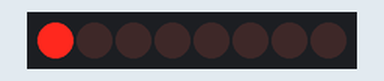
Simulated run of this program. Board: Raspberry Pi (BCM pin numbers). Shown: 8 shift-register outputs drawn as a row of LEDs (first output left, lit = HIGH). What the program prints to the terminal is not drawn. At 4.0 s the program stops and its outputs stay as they are.

Above: at 0.8 s.
At 1.2 s:
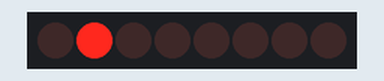
At 1.6 s:
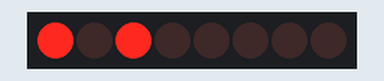
At 2.0 s:
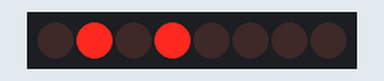
At 2.4 s:
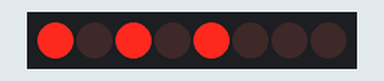
At 3.9 s:
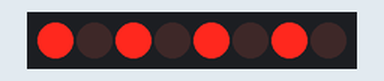
Timing chart, 0 to 5.4 s (numbered marks = the images above):
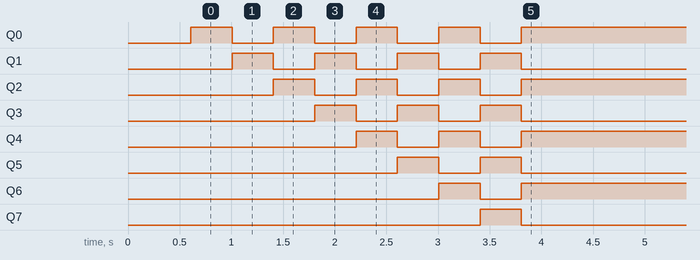

Measured:
- by itself, Q0: alternates HIGH for 0.40 s and LOW for 0.40 s, 9 changes in all, then stays HIGH
- by itself, Q1: alternates HIGH for 0.40 s and LOW for 0.40 s, 8 changes in all, then stays LOW
- by itself, Q2: alternates HIGH for 0.40 s and LOW for 0.40 s, 7 changes in all, then stays HIGH
- by itself, Q3: alternates HIGH for 0.40 s and LOW for 0.40 s, 6 changes in all, then stays LOW
- by itself, Q4: alternates HIGH for 0.40 s and LOW for 0.40 s, 5 changes in all, then stays HIGH
- by itself, Q5: alternates HIGH for 0.40 s and LOW for 0.40 s, 4 changes in all, then stays LOW
- by itself, Q6: LOW → HIGH at 3.0 s, → LOW 0.40 s later, → HIGH 0.40 s later
- by itself, Q7: LOW → HIGH at 3.4 s, → LOW 0.40 s later

The program:

gpio_preflight.py
```python
#!/usr/bin/env python3
"""Direct lgpio preflight test for Raspberry Pi GPIO pins 19/23/24.
Run from the Pi venv used for the server:
    source .venv/bin/activate
    python3 gpio_preflight.py
"""
import os, sys, time
try:
    import lgpio
except Exception as e:
    print("[FAIL] Python cannot import lgpio in this environment.")
    print("       Error:", repr(e))
    print("       Fix:")
    print("       sudo apt remove -y python3-rpi.gpio python3-rpi-lgpio")
    print("       sudo apt install -y python3-lgpio")
    print("       rm -rf .venv")
    print("       python3 -m venv .venv --system-site-packages")
    print("       source .venv/bin/activate")
    sys.exit(1)

DATA, CLOCK, LATCH = 10, 11, 8
chip_req = int(os.environ.get("RIS_GPIOCHIP", "0"))
print("[OK] lgpio imported:", lgpio)
print("[INFO] Testing BCM pins DATA=10(pin19), CLOCK=11(pin23), LATCH=8(pin24)")
print("[INFO] Requested gpiochip:", chip_req)

last = None
for chipnum in [chip_req] + [i for i in range(0, 6) if i != chip_req]:
    h = None
    try:
        h = lgpio.gpiochip_open(chipnum)
        for p in (DATA, CLOCK, LATCH):
            lgpio.gpio_claim_output(h, p, 0)
        print(f"[OK] Claimed GPIO pins on /dev/gpiochip{chipnum}")
        print("[TEST] Toggling CLOCK and LATCH 10 times. Probe physical pins 23 and 24.")
        for i in range(10):
            lgpio.gpio_write(h, DATA, i % 2)
            lgpio.gpio_write(h, CLOCK, 1); time.sleep(0.1)
            lgpio.gpio_write(h, CLOCK, 0); time.sleep(0.1)
            lgpio.gpio_write(h, LATCH, 1); time.sleep(0.1)
            lgpio.gpio_write(h, LATCH, 0); time.sleep(0.1)
        for p in (DATA, CLOCK, LATCH):
            lgpio.gpio_write(h, p, 0)
            lgpio.gpio_free(h, p)
        lgpio.gpiochip_close(h)
        print("[PASS] GPIO is active in this Python environment.")
        print(f"[TIP] Start server with: export RIS_GPIOCHIP={chipnum}; python3 -m raspberry_pi_server.pi_server")
        sys.exit(0)
    except Exception as e:
        last = e
        try:
            if h is not None:
                lgpio.gpiochip_close(h)
        except Exception:
            pass
        print(f"[WARN] /dev/gpiochip{chipnum} failed: {e}")
print("[FAIL] Could not claim GPIO pins on any gpiochip.")
print("       Last error:", repr(last))
print("       Try: sudo usermod -aG gpio $USER && sudo reboot")
print("       Also stop any other program using pins 8, 10, 11.")
sys.exit(2)
```
